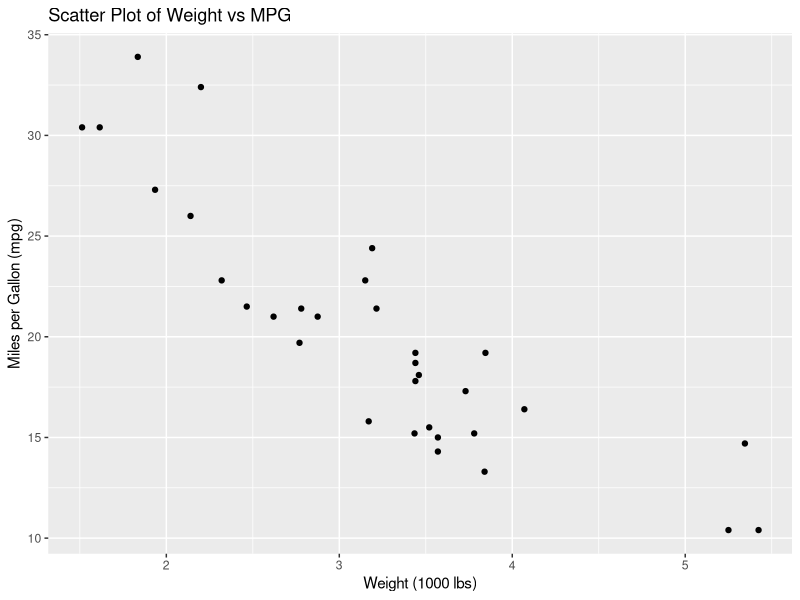
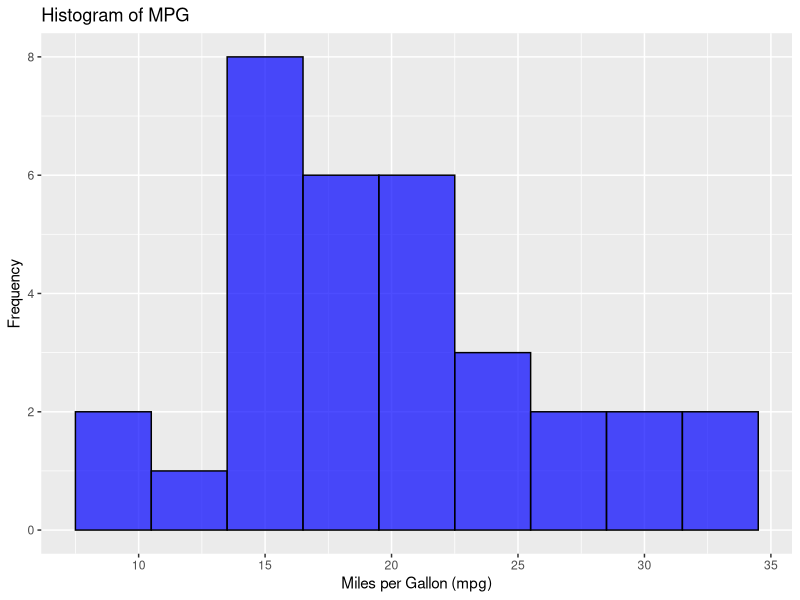
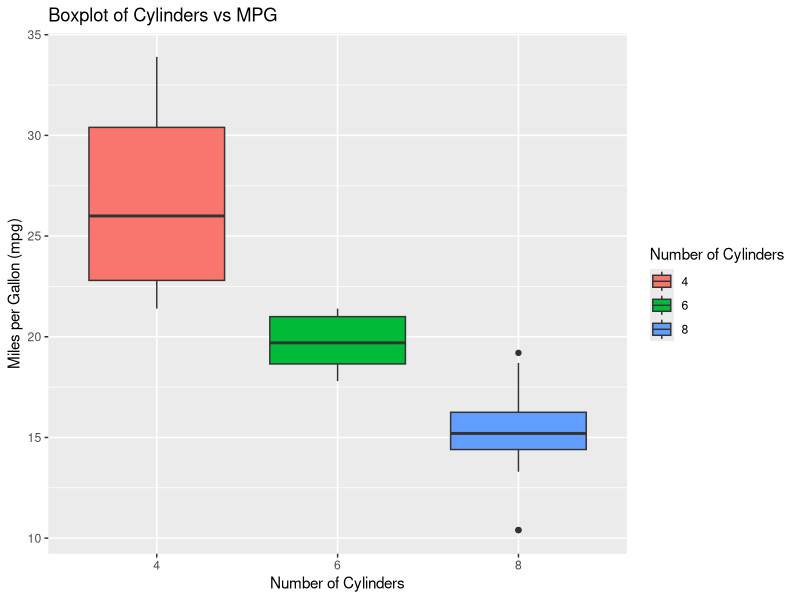

These charts were generated, in order, by the following R code:
## ---- chunk 1
head(mtcars)
## ---- chunk 2
library(ggplot2)
ggplot(mtcars, aes(x = wt, y = mpg)) +
  geom_point() +
  labs(title = "Scatter Plot of Weight vs MPG",
       x = "Weight (1000 lbs)",
       y = "Miles per Gallon (mpg)")
## ---- chunk 3
library(ggplot2)
ggplot(mtcars, aes(x = mpg)) +
  geom_histogram(binwidth = 3, fill = "blue", color = "black", alpha = 0.7) +
  labs(title = "Histogram of MPG",
       x = "Miles per Gallon (mpg)",
       y = "Frequency")

## ---- chunk 4
ggplot(mtcars, aes(x = factor(cyl), y = mpg, fill = factor(cyl))) +
  geom_boxplot() +
  labs(title = "Boxplot of Cylinders vs MPG",
       x = "Number of Cylinders",
       y = "Miles per Gallon (mpg)",
       fill = "Number of Cylinders")
